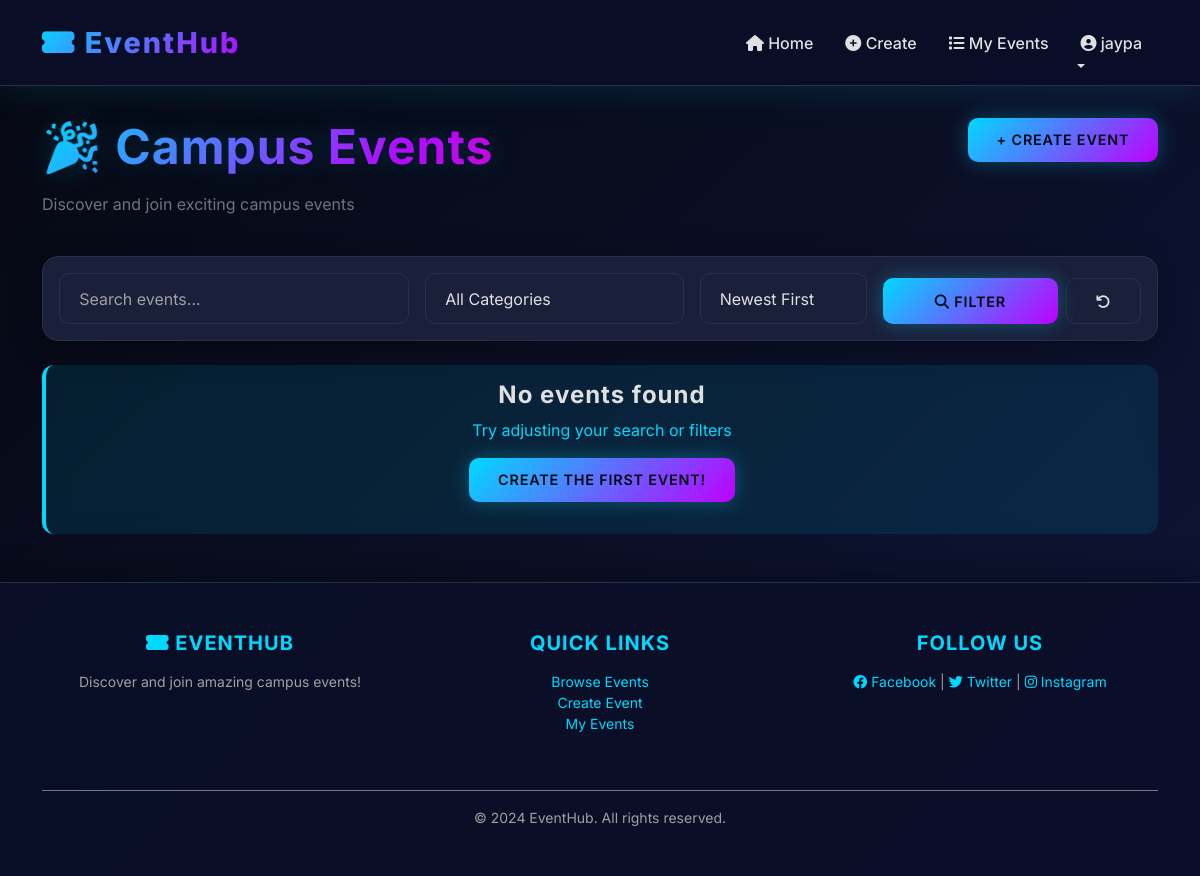
Page / (signed in) on the earlier database version.
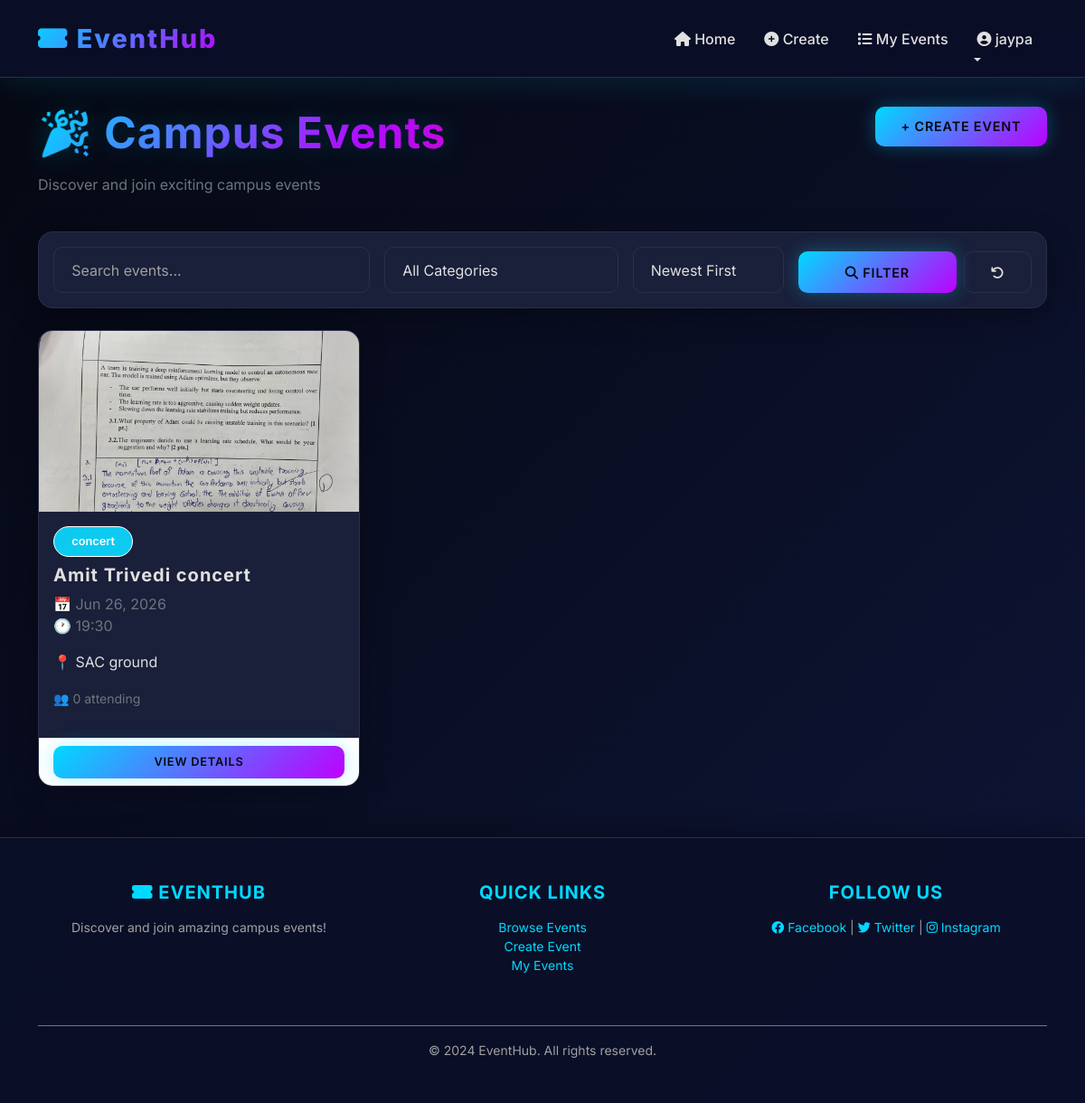
Same page on the later database version.
### events/models.py (models this page shows, shortened)
class Event(models.Model):
    title = models.CharField(max_length=200)
    description = models.TextField()
    category = models.ForeignKey(
        EventCategory,
        on_delete=models.SET_NULL,
        null=True,
        blank=True
    )
    creator = models.ForeignKey(
        User,
        on_delete=models.CASCADE,
        related_name='created_events'
    )
    date = models.DateField()
    time = models.TimeField()
    duration_hours = models.IntegerField(default=1)
    location = models.CharField(max_length=300)
    max_attendees = models.IntegerField(
        default=0,
        help_text="0 means unlimited"
    )
    cover_image = models.ImageField(
        upload_to='event_images/',
        blank=True,
        null=True
    )
    STATUS_CHOICES = [
        ('upcoming', 'Upcoming'),
        ('ongoing', 'Ongoing'),
        ('completed', 'Completed'),
        ('cancelled', 'Cancelled'),
    ]
    status = models.CharField(
        max_length=20,
        choices=STATUS_CHOICES,
        default='upcoming'
    )
    attendees = models.ManyToManyField(
        User,
        through='Attendance',
        related_name='attending_events',
        blank=True
    )
    created_at = models.DateTimeField(auto_now_add=True)
    updated_at = models.DateTimeField(auto_now=True)
    def attendees_count(self):
        return self.attendees.count()
    class Meta:
        ordering = ['-date']  # Show newest events first
        indexes = [
            models.Index(fields=['date']),
            models.Index(fields=['category']),
        ]
        permissions = [
            ('can_create_event', 'Can create new events'),
        ]

class EventCategory(models.Model):
    name = models.CharField(max_length=100, unique=True)
    description = models.TextField(blank=True, null=True)
    icon = models.CharField(max_length=50, default="📌")
    created_at = models.DateTimeField(auto_now_add=True)
    class Meta:
        verbose_name_plural = "Categories"

### events/views.py (the view)
# urls.py: path('', views.home, name='home'),
def home(request):
    search_query = request.GET.get('search', '')
    category_id = request.GET.get('category', '')
    sort_by = request.GET.get('sort', '-date')
    events = Event.objects.all()
    if search_query:
        events = events.filter(
            Q(title__icontains=search_query) |
            Q(description__icontains=search_query) |
            Q(category__name__icontains=search_query)
        ).distinct()
    if category_id:
        events = events.filter(category_id=category_id)
    if sort_by in ['date', '-date', 'title']:
        events = events.order_by(sort_by)
    for event in events:
        if event.max_attendees > 0:
            event.percentage = (event.attendees_count() / event.max_attendees) * 100
        else:
            event.percentage = 0
    categories = EventCategory.objects.all()
    context = {
        'events': events,
        'categories': categories,
        'search_query': search_query,
        'selected_category': category_id,
        'selected_sort': sort_by,
    }
    return render(request, 'events/home.html', context)

### events/templates/events/home.html (shortened to what this page needs)
{% extends 'base.html' %}
{% block content %}
<div class="row mb-4">
    <div class="col-md-8">
        <h1>🎉 Campus Events</h1>
        <p class="text-muted">Discover and join exciting campus events</p>
    </div>
    {% if perms.events.can_create_event %}
        <div class="col-md-4 text-end">
            <a href="{% url 'create_event' %}" class="btn btn-primary btn-lg">
                + Create Event
            </a>
        </div>
    {% endif %}
</div>
<div class="card mb-4">
    <div class="card-body">
        <form method="GET" class="row g-3 align-items-end">
            <div class="col-md-4">
                <input
                    type="text"
                    name="search"
                    class="form-control"
                    placeholder="Search events..."
                    value="{{ search_query }}"
                >
            </div>
            <div class="col-md-3">
                <select name="category" class="form-select">
                    <option value="">All Categories</option>
                </select>
            </div>
            <div class="col-md-2">
                <select name="sort" class="form-select">
                    <option value="-date" {% if selected_sort == '-date' %}selected{% endif %}>Newest First</option>
                </select>
            </div>
            <div class="col-md-3 d-flex gap-2">
                <button type="submit" class="btn btn-primary flex-grow-1">
                    <i class="fas fa-search"></i> Filter
                </button>
                <a href="{% url 'home' %}" class="btn btn-outline-secondary">
                    <i class="fas fa-undo"></i>
                </a>
            </div>
        </form>
    </div>
</div>
<div class="row">
    {% if events %}
        {% for event in events %}
            <div class="col-md-4 mb-4">
                <div class="card event-card h-100">
                    {% if event.cover_image %}
                        <img
                            src="{{ event.cover_image.url }}"
                            class="card-img-top"
                            alt="{{ event.title }}"
                            style="height: 200px; object-fit: cover;"
                        >
                    {% endif %}
                    <div class="card-body">
                        <span class="badge bg-info mb-2">
                            {{ event.category.name }}
                        </span>
                        <h5 class="card-title">{{ event.title }}</h5>
                        <p class="card-text text-muted">
                            📅 {{ event.date|date:"M d, Y" }}<br>
                            🕐 {{ event.time|time:"H:i" }}
                        </p>
                        <p class="card-text">
                            📍 {{ event.location }}
                        </p>
                        <div class="mb-3">
                            <small class="text-muted">
                                👥 {{ event.attendees_count }}
                                attending
                            </small>
                        </div>
                    </div>
                    <div class="card-footer bg-white">
                        <a
                            href="{% url 'event_detail' event.id %}"
                            class="btn btn-sm btn-primary w-100"
                        >
                            View Details
                        </a>
                    </div>
                </div>
            </div>
        {% endfor %}
    {% else %}
        <div class="col-12">
            <div class="alert alert-info text-center">
                <h4>No events found</h4>
                <p>Try adjusting your search or filters</p>
                {% if perms.events.can_create_event %}
                    <p>
                        <a href="{% url 'create_event' %}" class="btn btn-primary">
                            Create the first event!
                        </a>
                    </p>
                {% endif %}
            </div>
        </div>
    {% endif %}
</div>
{% endblock %}

Differences in the rows shown:
added Event: cover_image (picture), category.name "concert", title "Amit Trivedi concert", date "Jun 26, 2026", time "19:30", location "SAC ground", attendees_count "0"
Other differences:
text no longer shown: "No events found Try adjusting your search or filters CREATE THE FIRST EVENT!"
